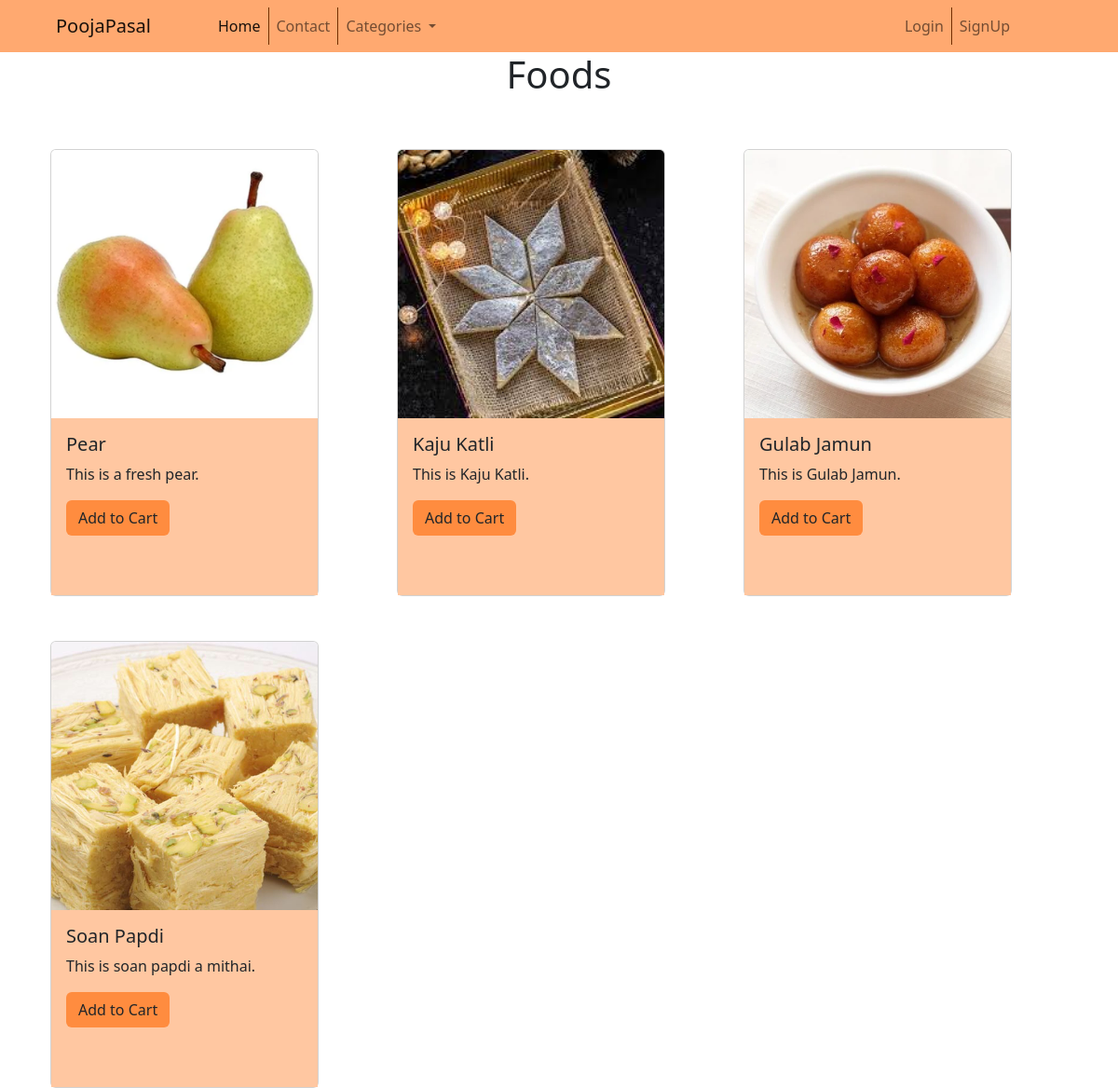
/view_category/1, run on the app's committed database.
### pooja/models.py (models this page shows, shortened)
class Category(models.Model):
    title = models.CharField(max_length=100)
    desc = models.TextField(max_length=500)
    image = models.ImageField(upload_to="Category", default="nothing.jpg")
    class Meta:
        verbose_name_plural = "Categories"

class Product(models.Model):
    name = models.CharField(max_length=100)
    desc = models.TextField(max_length=500, null=True, blank=True)
    category = models.ForeignKey(Category, on_delete=models.SET_NULL, null=True)
    image = models.ImageField(upload_to="Product", default="nothing.jpg")
    price = models.DecimalField(max_digits=10, decimal_places=2, default=100.00)
    in_stock = models.BooleanField(default=True)
    class Meta:
        verbose_name_plural = "Products"

### pooja/views.py (the view)
# urls.py: path('view_category/', views.view_category, name="view_category"),
def view_category(request, cid):
    items = Product.objects.filter(category=cid)
    category = Category.objects.all()
    temp_cat = Category.objects.get(id=cid)
    context = {
        'items': items,
        'temp_cat': temp_cat,
        'category': category,
    }
    return render(request, 'category_products.html', context)

### templates/category_products.html (shortened to what this page needs)
{% extends 'nav.html' %}
{% block body %}
    <div class="container">
        <h1 class="d-flex justify-content-center">{{ temp_cat.title }}</h1>
        <div class="row">
            {% for i in items %}
                <div class="col-sm-4 card-space">
                    <div class="card mt-5" style="width: 18rem; height: 30rem">
                        <img src="{{ i.image.url }}" class="card-img-top" alt="..."
                             style="object-fit: cover; height: 18rem;">
                        <div class="card-body bg-main">
                            <h5 class="card-title">{{ i.name }}</h5>
                            <p class="card-text">{{ i.desc }}.</p>
                            <a href="{% url 'add_to_cart' i.id %}" class="btn btn-details">Add to Cart</a>
                        </div>
                    </div>
                </div>
            {% endfor %}
        </div>
    </div>
{% endblock %}

### static/css/style2.css (style rules this page uses)
.btn-details { background-color: #ff8c3f }
.bg-main { background-color: #ffc7a1 }

### data on the page
Category: title "Foods"
Product: image (picture), name "Pear", desc "This is a fresh pear"
Product: image (picture), name "Kaju Katli", desc "This is Kaju Katli"
Product: image (picture), name "Gulab Jamun", desc "This is Gulab Jamun"
Product: image (picture), name "Soan Papdi", desc "This is soan papdi a mithai"
